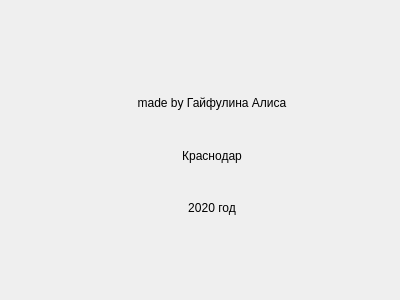
<?xml version="1.0" encoding="UTF-8"?>
<ui version="4.0">
 <class>Form</class>
 <widget class="QWidget" name="Form">
  <property name="geometry">
   <rect>
    <x>0</x>
    <y>0</y>
    <width>400</width>
    <height>300</height>
   </rect>
  </property>
  <property name="sizePolicy">
   <sizepolicy hsizetype="Maximum" vsizetype="Preferred">
    <horstretch>0</horstretch>
    <verstretch>0</verstretch>
   </sizepolicy>
  </property>
  <property name="maximumSize">
   <size>
    <width>400</width>
    <height>300</height>
   </size>
  </property>
  <property name="windowTitle">
   <string>О программе</string>
  </property>
  <widget class="QWidget" name="verticalLayoutWidget">
   <property name="geometry">
    <rect>
     <x>60</x>
     <y>80</y>
     <width>304</width>
     <height>151</height>
    </rect>
   </property>
   <layout class="QVBoxLayout" name="verticalLayout">
    <item>
     <widget class="QLabel" name="label">
      <property name="styleSheet">
       <string notr="true">font: 87 12pt &quot;Arial Black&quot;;</string>
      </property>
      <property name="text">
       <string>made by Гайфулина Алиса</string>
      </property>
      <property name="textFormat">
       <enum>Qt::AutoText</enum>
      </property>
      <property name="alignment">
       <set>Qt::AlignCenter</set>
      </property>
     </widget>
    </item>
    <item>
     <widget class="QLabel" name="label_2">
      <property name="styleSheet">
       <string notr="true">font: 87 12pt &quot;Arial Black&quot;;</string>
      </property>
      <property name="text">
       <string>Краснодар</string>
      </property>
      <property name="alignment">
       <set>Qt::AlignCenter</set>
      </property>
     </widget>
    </item>
    <item>
     <widget class="QLabel" name="label_3">
      <property name="styleSheet">
       <string notr="true">font: 87 12pt &quot;Arial Black&quot;;</string>
      </property>
      <property name="text">
       <string>2020 год</string>
      </property>
      <property name="alignment">
       <set>Qt::AlignCenter</set>
      </property>
     </widget>
    </item>
   </layout>
  </widget>
 </widget>
 <resources/>
 <connections/>
</ui>
